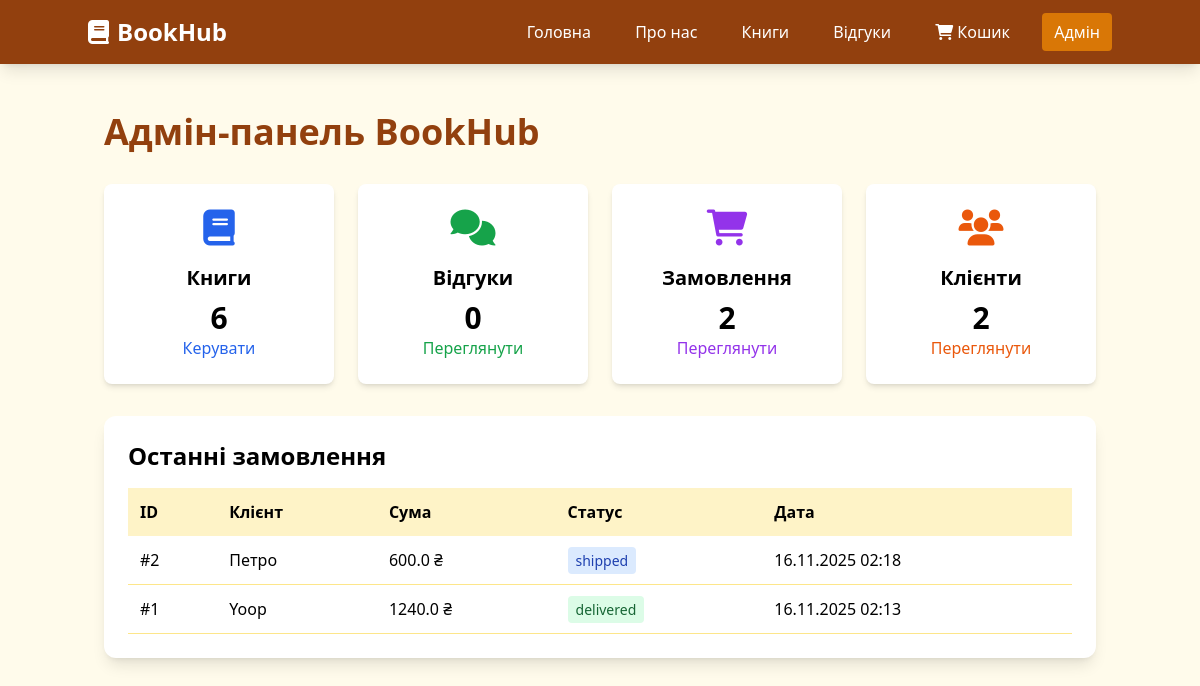
The page /admin on the database its author committed.
### models.py (models this page shows, shortened)
class Order(db.Model):
    id = db.Column(db.Integer, primary_key=True)
    customer_id = db.Column(db.Integer, db.ForeignKey('customer.id'))
    total_amount = db.Column(db.Float, nullable=False)
    status = db.Column(db.String(20), default='pending')  # pending, confirmed, shipped, delivered, cancelled
    created_at = db.Column(db.DateTime, default=datetime.utcnow)
    customer = db.relationship('Customer', backref=db.backref('orders', lazy=True))

class Customer(db.Model):
    id = db.Column(db.Integer, primary_key=True)
    name = db.Column(db.String(100), nullable=False)
    email = db.Column(db.String(100), unique=True, nullable=False)
    phone = db.Column(db.String(20))
    address = db.Column(db.Text)
    created_at = db.Column(db.DateTime, default=datetime.utcnow)

### app.py (the view)
@app.route('/admin')
def admin_dashboard():
    feedback_count = Feedback.query.count()
    book_count = Book.query.count()
    order_count = Order.query.count()
    customer_count = Customer.query.count()
    recent_orders = Order.query.order_by(Order.created_at.desc()).limit(5).all()
    pending_feedbacks = Feedback.query.filter_by(is_approved=False).count()
    return render_template('admin/dashboard.html',
                         feedback_count=feedback_count,
                         book_count=book_count,
                         order_count=order_count,
                         customer_count=customer_count,
                         recent_orders=recent_orders,
                         pending_feedbacks=pending_feedbacks)

### templates/admin/dashboard.html (shortened to what this page needs)
{% extends "base.html" %}
{% block content %}
<div class="max-w-6xl mx-auto">
    <h1 class="text-4xl font-bold text-amber-800 mb-8">Адмін-панель BookHub</h1>
    <div class="grid grid-cols-1 md:grid-cols-2 lg:grid-cols-4 gap-6 mb-8">
        <div class="bg-white p-6 rounded-lg shadow-md text-center">
            <i class="fas fa-book text-4xl text-blue-600 mb-4"></i>
            <h3 class="text-xl font-semibold mb-2">Книги</h3>
            <p class="text-3xl font-bold">{{ book_count }}</p>
            <a href="{{ url_for('admin_books') }}" class="text-blue-600 hover:underline">Керувати</a>
        </div>
        <div class="bg-white p-6 rounded-lg shadow-md text-center">
            <i class="fas fa-comments text-4xl text-green-600 mb-4"></i>
            <h3 class="text-xl font-semibold mb-2">Відгуки</h3>
            <p class="text-3xl font-bold">{{ feedback_count }}</p>
            <a href="{{ url_for('admin_feedback') }}" class="text-green-600 hover:underline">Переглянути</a>
        </div>
        <div class="bg-white p-6 rounded-lg shadow-md text-center">
            <i class="fas fa-shopping-cart text-4xl text-purple-600 mb-4"></i>
            <h3 class="text-xl font-semibold mb-2">Замовлення</h3>
            <p class="text-3xl font-bold">{{ order_count }}</p>
            <a href="{{ url_for('admin_orders') }}" class="text-purple-600 hover:underline">Переглянути</a>
        </div>
        <div class="bg-white p-6 rounded-lg shadow-md text-center">
            <i class="fas fa-users text-4xl text-orange-600 mb-4"></i>
            <h3 class="text-xl font-semibold mb-2">Клієнти</h3>
            <p class="text-3xl font-bold">{{ customer_count }}</p>
            <a href="{{ url_for('admin_customers') }}" class="text-orange-600 hover:underline">Переглянути</a>
        </div>
    </div>
    <div class="bg-white rounded-xl shadow-lg p-6 mb-8">
        <h2 class="text-2xl font-bold mb-4">Останні замовлення</h2>
        {% if recent_orders %}
        <div class="overflow-x-auto">
            <table class="min-w-full">
                <thead>
                    <tr class="bg-amber-100">
                        <th class="p-3 text-left">ID</th>
                        <th class="p-3 text-left">Клієнт</th>
                        <th class="p-3 text-left">Сума</th>
                        <th class="p-3 text-left">Статус</th>
                        <th class="p-3 text-left">Дата</th>
                    </tr>
                </thead>
                <tbody>
                    {% for order in recent_orders %}
                    <tr class="border-b border-amber-200">
                        <td class="p-3">#{{ order.id }}</td>
                        <td class="p-3">{{ order.customer.name }}</td>
                        <td class="p-3">{{ order.total_amount }} ₴</td>
                        <td class="p-3">
                            <span class="px-2 py-1 rounded text-sm
                                {% if order.status == 'delivered' %}bg-green-100 text-green-800
                                {% elif order.status == 'pending' %}bg-yellow-100 text-yellow-800
                                {% else %}bg-blue-100 text-blue-800{% endif %}">
                                {{ order.status }}
                            </span>
                        </td>
                        <td class="p-3">{{ order.created_at.strftime('%d.%m.%Y %H:%M') }}</td>
                    </tr>
                    {% endfor %}
                </tbody>
            </table>
        </div>
        {% else %}
        <p class="text-gray-500">Поки немає замовлень</p>
        {% endif %}
    </div>
</div>
{% endblock %}

### rows shown on the page
Order: id "2", customer.name "Петро", total_amount "600.0", status "shipped", created_at "16.11.2025 02:18"
Order: id "1", customer.name "Yoop", total_amount "1240.0", status "delivered", created_at "16.11.2025 02:13"

### other values the page prints
{{ book_count }} "6"
{{ feedback_count }} "0"
{{ order_count }} "2"
{{ customer_count }} "2"
